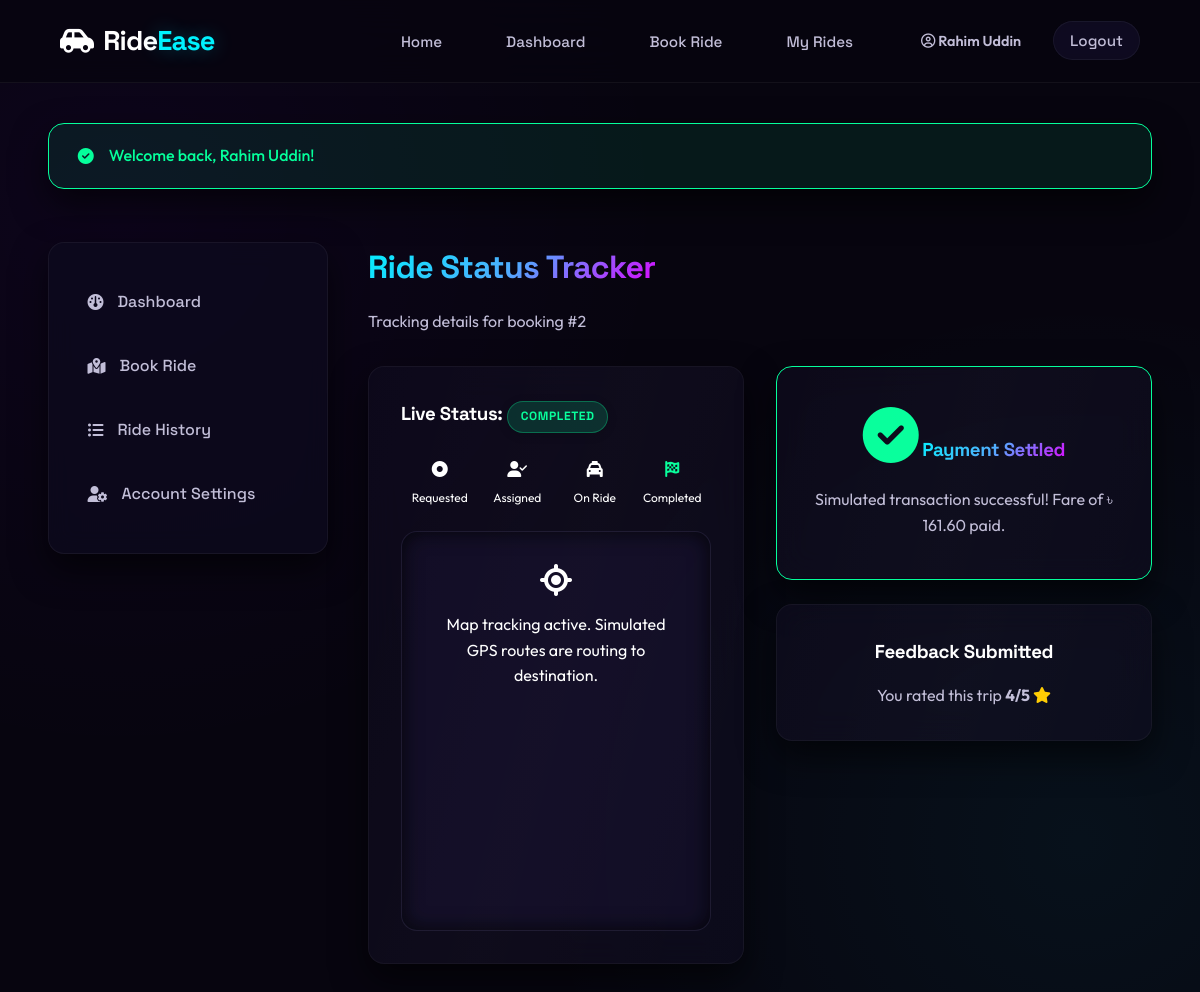
Page /passenger/track_ride.php?ride_id=2 (signed in) on the earlier database version.
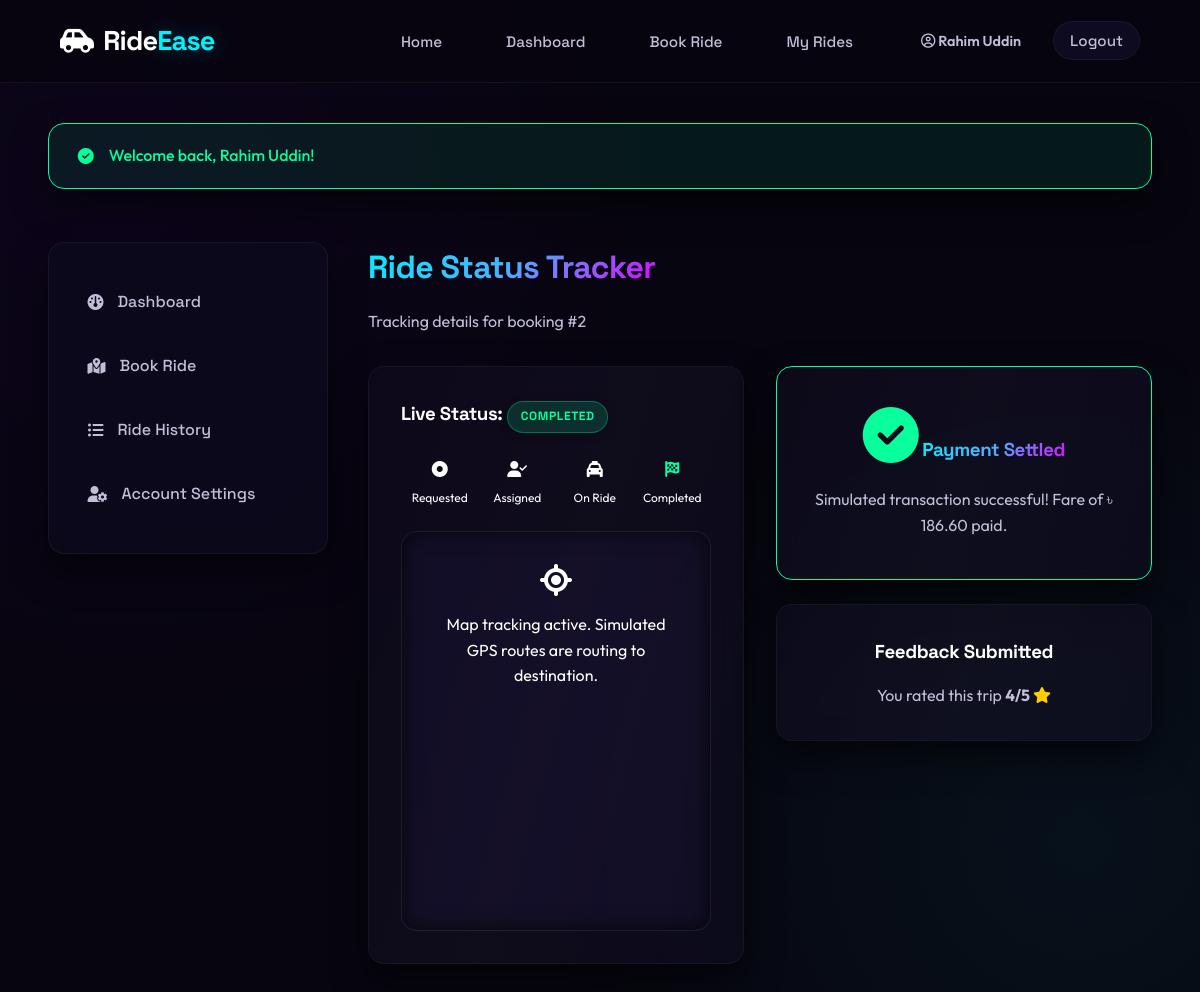
Same page on the later database version.
### tables this page shows
CREATE TABLE IF NOT EXISTS rides (
    id INT AUTO_INCREMENT PRIMARY KEY,
    passenger_id INT NOT NULL,
    driver_id INT DEFAULT NULL,
    pickup_location VARCHAR(255) NOT NULL,
    destination VARCHAR(255) NOT NULL,
    distance_km DECIMAL(8,2) NOT NULL DEFAULT 0,
    base_fare DECIMAL(8,2) NOT NULL DEFAULT 50.00,
    peak_multiplier DECIMAL(3,2) NOT NULL DEFAULT 1.00,
    discount_amount DECIMAL(8,2) NOT NULL DEFAULT 0.00,
    final_fare DECIMAL(8,2) NOT NULL DEFAULT 0.00,
    status ENUM('pending','assigned','on_ride','completed','cancelled') NOT NULL DEFAULT 'pending',
    payment_method ENUM('cash','bkash','card') DEFAULT NULL,
    coupon_id INT DEFAULT NULL,
    created_at DATETIME NOT NULL DEFAULT CURRENT_TIMESTAMP,
    assigned_at DATETIME DEFAULT NULL,
    started_at DATETIME DEFAULT NULL,
    completed_at DATETIME DEFAULT NULL,
    FOREIGN KEY (passenger_id) REFERENCES users(id) ON DELETE CASCADE,
    FOREIGN KEY (driver_id) REFERENCES drivers(id) ON DELETE SET NULL,
    FOREIGN KEY (coupon_id) REFERENCES coupons(id) ON DELETE SET NULL
);

CREATE TABLE IF NOT EXISTS ratings (
    id INT AUTO_INCREMENT PRIMARY KEY,
    ride_id INT NOT NULL UNIQUE,
    driver_id INT NOT NULL,
    passenger_id INT NOT NULL,
    rating TINYINT NOT NULL CHECK (rating BETWEEN 1 AND 5),
    feedback TEXT DEFAULT NULL,
    created_at DATETIME NOT NULL DEFAULT CURRENT_TIMESTAMP,
    FOREIGN KEY (ride_id) REFERENCES rides(id) ON DELETE CASCADE,
    FOREIGN KEY (driver_id) REFERENCES drivers(id) ON DELETE CASCADE,
    FOREIGN KEY (passenger_id) REFERENCES users(id) ON DELETE CASCADE
);

### config/session.php (called while the page is built, shortened)
<?php
function formatBDT(float $amount): string {
    return '৳ ' . number_format($amount, 2);
}

### passenger/track_ride.php (the view, shortened to what the changed rows need)
<?php
require_once __DIR__ . '/../config/session.php';
$db = getDB();
$userId = currentUserId();
$rideId = isset($_GET['ride_id']) ? intval($_GET['ride_id']) : 0;
try {
    $stmt = $db->prepare("
        SELECT r.*, u.name as driver_name, u.phone as driver_phone, v.make, v.model, v.plate_no, ra.rating as exist_rating
        FROM rides r
        LEFT JOIN drivers d ON r.driver_id = d.id
        LEFT JOIN users u ON d.user_id = u.id
        LEFT JOIN vehicles v ON v.driver_id = d.id
        LEFT JOIN ratings ra ON ra.ride_id = r.id
        WHERE r.id = ? AND r.passenger_id = ?
    ");
    $stmt->execute([$rideId, $userId]);
    $ride = $stmt->fetch();
} catch (PDOException $e) {
    setFlash('danger', "Database error loading ride tracker.");
    redirect('/passenger/dashboard.php');
}
require_once __DIR__ . '/../includes/header.php';
?>
<div class="dashboard-layout">
    <div class="dashboard-content">
        <div style="display:flex; justify-content:space-between; align-items:center; margin-bottom: 2rem;">
            <div>
                <h1 class="gradient-text">Ride Status Tracker</h1>
            </div>
        </div>
        <div class="grid-2">
            <div>
                <div class="card" style="margin-bottom:1.5rem;">
                    <h3>Live Status: <span class="badge badge-<?php echo $ride['status']; ?>"><?php echo ucfirst($ride['status']); ?></span></h3>
                </div>
            </div>
            <div>
                <?php if ($ride['status'] === 'pending'): ?>
                    <div class="card text-center" style="padding: 3rem 1.5rem;">
                        <i class="fa-solid fa-circle-notch fa-spin" style="font-size:3.5rem; color:var(--accent-cyan); margin-bottom:1.5rem;"></i>
                        <h3 class="gradient-text">Matching with nearest Driver...</h3>
                        <p class="text-secondary" style="margin-bottom: 2rem;">Searching approved available drivers in your locality. This will refresh automatically.</p>
                        <form action="track_ride.php?ride_id=<?php echo $rideId; ?>" method="POST" style="border-top:1px solid var(--border-color); padding-top:1.5rem;">
                            <input type="hidden" name="csrf_token" value="<?php echo csrfToken(); ?>">
                            <div class="form-group">
                                <label for="cancel_reason">Reason for cancellation</label>
                                <input type="text" name="cancel_reason" id="cancel_reason" class="form-control" placeholder="E.g., Changed my mind" required>
                            </div>
                            <button type="submit" name="action_cancel" class="btn btn-danger" style="width:100%;">Cancel Request</button>
                        </form>
                    </div>
                    <script>
                        // Auto-refresh search page every 4 seconds
                        setTimeout(() => { location.reload(); }, 4000);
                    </script>
                <?php elseif ($ride['status'] === 'completed'): ?>
                    <?php
                        $payCheck = $db->prepare("SELECT status FROM payments WHERE ride_id = ?");
                        $payCheck->execute([$rideId]);
                        $payStatus = $payCheck->fetchColumn();
                    ?>
                    <?php if ($payStatus !== 'completed'): ?>
                        <div class="card text-center" style="padding: 2.5rem 1.5rem; margin-bottom:1.5rem; border-color:var(--warning);">
                            <i class="fa-solid fa-wallet" style="font-size:3.5rem; color:var(--warning); margin-bottom:1.5rem;"></i>
                            <h3 class="gradient-text">Payment Pending</h3>
                            <p class="text-secondary" style="margin-bottom: 2rem;">Your ride is complete! Please settle the simulated fare of <?php echo formatBDT($ride['final_fare']); ?>.</p>
                            <a href="payment.php?ride_id=<?php echo $rideId; ?>" class="btn btn-success" style="width:100%;"><i class="fa-solid fa-credit-card"></i> Settle Payment</a>
                        </div>
                    <?php else: ?>
                        <div class="card text-center" style="padding: 2.5rem 1.5rem; margin-bottom:1.5rem; border-color:var(--success);">
                            <i class="fa-solid fa-circle-check" style="font-size:3.5rem; color:var(--success); margin-bottom:1.5rem;"></i>
                            <h3 class="gradient-text">Payment Settled</h3>
                            <p class="text-secondary">Simulated transaction successful! Fare of <?php echo formatBDT($ride['final_fare']); ?> paid.</p>
                        </div>
                    <?php endif; ?>
                    <?php if (!$ride['exist_rating']): ?>
                        <div class="card">
                            <h3>Rate Driver & Vehicle</h3>
                            <form action="track_ride.php?ride_id=<?php echo $rideId; ?>" method="POST" style="margin-top:1rem;">
                                <input type="hidden" name="csrf_token" value="<?php echo csrfToken(); ?>">
                                <div class="form-group">
                                    <label>Select Rating Stars</label>
                                    <div style="display:flex; gap:15px; font-size:1.5rem; justify-content:center; margin: 1rem 0;">
                                        <label style="cursor:pointer;"><input type="radio" name="rating" value="1" required style="margin-right:5px;"><i class="fa-solid fa-star" style="color:var(--warning);"></i> 1</label>
                                        <label style="cursor:pointer;"><input type="radio" name="rating" value="2" style="margin-right:5px;"><i class="fa-solid fa-star" style="color:var(--warning);"></i> 2</label>
                                        <label style="cursor:pointer;"><input type="radio" name="rating" value="3" style="margin-right:5px;"><i class="fa-solid fa-star" style="color:var(--warning);"></i> 3</label>
                                        <label style="cursor:pointer;"><input type="radio" name="rating" value="4" style="margin-right:5px;"><i class="fa-solid fa-star" style="color:var(--warning);"></i> 4</label>
                                        <label style="cursor:pointer;"><input type="radio" name="rating" value="5" style="margin-right:5px;"><i class="fa-solid fa-star" style="color:var(--warning);"></i> 5</label>
                                    </div>
                                </div>
                                <div class="form-group">
                                    <label for="feedback">Written Feedback (Optional)</label>
                                    <textarea name="feedback" id="feedback" rows="3" class="form-control" placeholder="E.g., Friendly behavior, clean car..."></textarea>
                                </div>
                                <button type="submit" name="submit_review" class="btn btn-primary" style="width:100%;">Submit Review</button>
                            </form>
                        </div>
                    <?php else: ?>
                        <div class="card text-center">
                            <h3>Feedback Submitted</h3>
                            <p class="text-secondary" style="margin-top:0.5rem;">You rated this trip <strong><?php echo $ride['exist_rating']; ?>/5 <i class="fa-solid fa-star" style="color:var(--warning);"></i></strong></p>
                        </div>
                    <?php endif; ?>
                <?php endif; ?>
            </div>
        </div>
    </div>
</div>

Differences in the rows shown:
changed rides "COMPLETED": final_fare "৳ 161.60" → "৳ 186.60"
